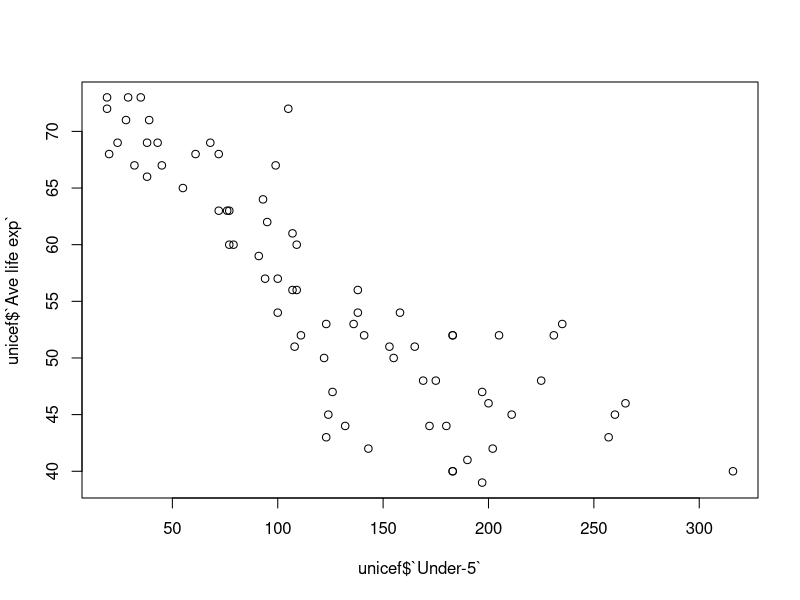
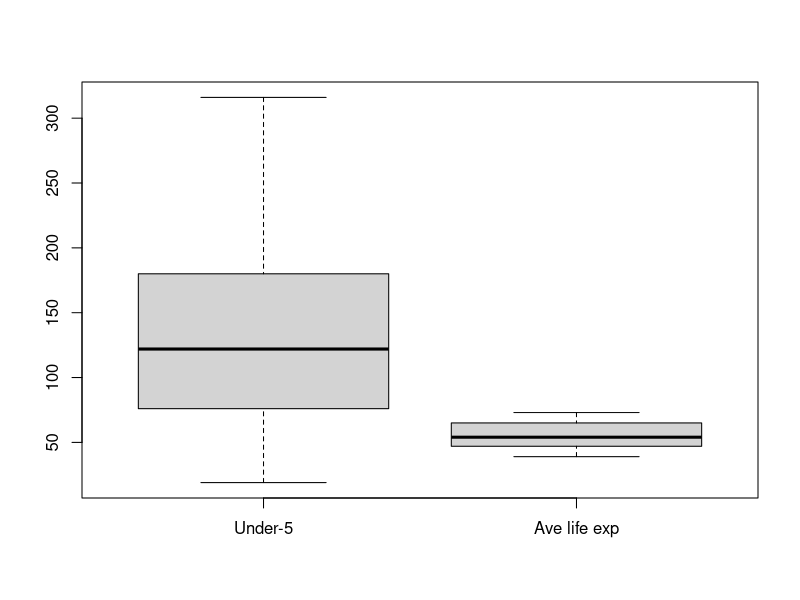
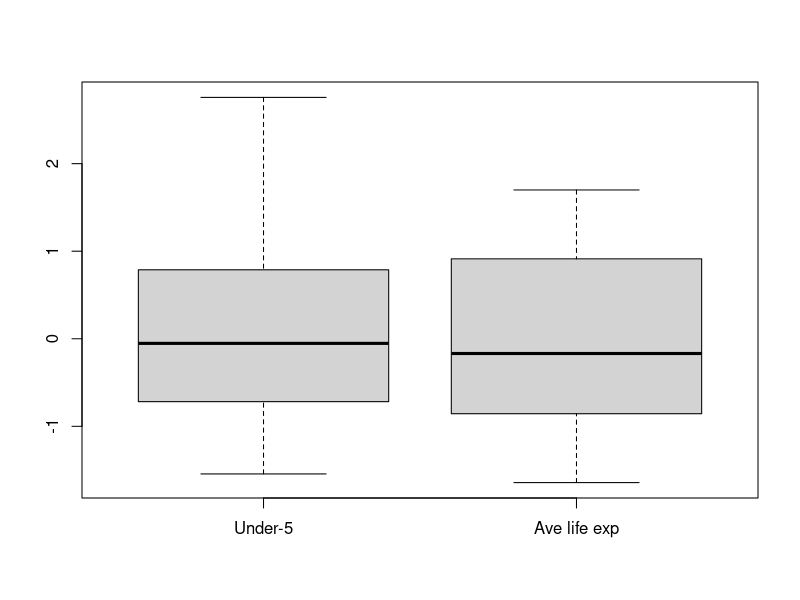
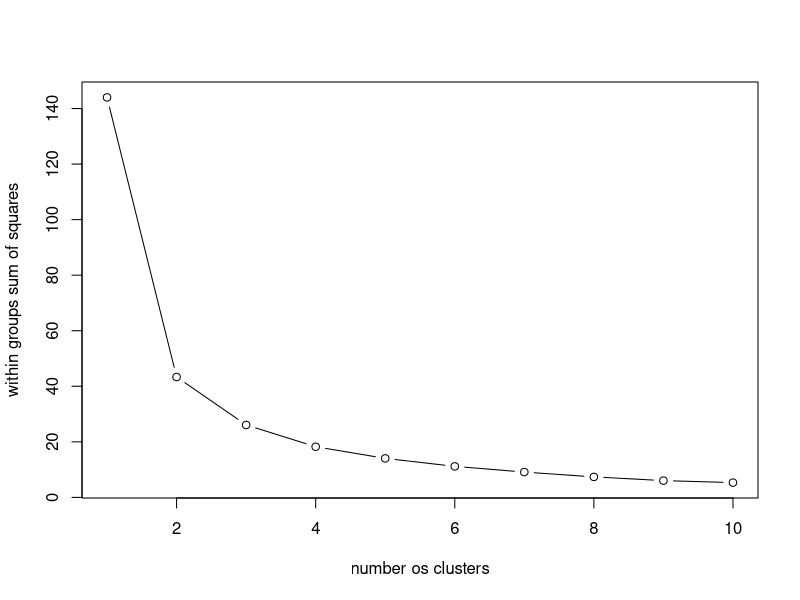
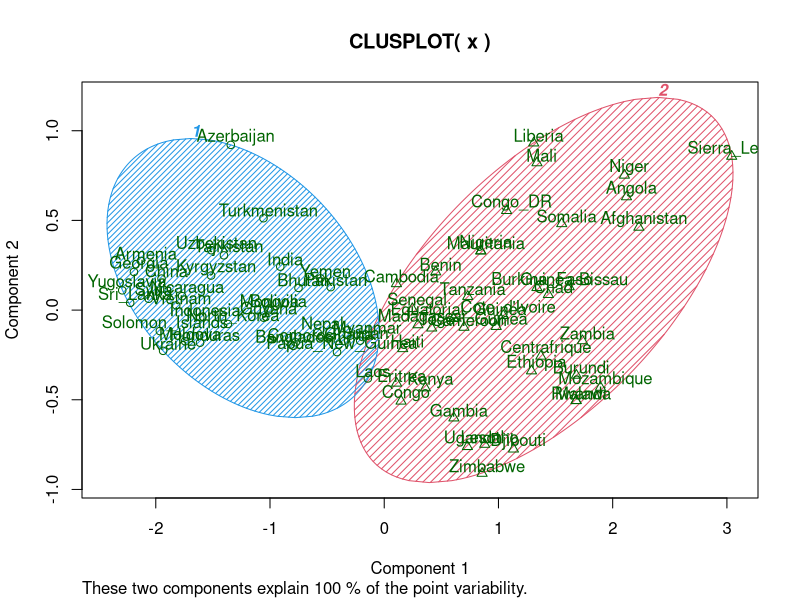

Here is the R script that generated these plots, in order:
install.packages("ks")
install.packages("fpc")
install.packages("broom")
install.packages("tidy")
library(broom)
require(fpc)
library(cluster)
data("unicef",package = "ks")
colSums(is.na(unicef))
head(unicef)
summary(unicef)
plot(unicef$`Under-5`,unicef$`Ave life exp`)
boxplot(unicef)
x<-scale(unicef)
boxplot(x)
set.seed(2018)
fit<-kmeansruns(x,krange = 6,runs = 100)
summary(fit)
head(fit$cluster,3)
tidy(fit)
wssplot<-function(data,nc,seed=1234){
  
  wss<-(nrow(data)-1)*sum(apply(data,2,var))
  for(i in 2:nc){
    set.seed(seed)
    wss[i]<- sum(kmeansruns(data,centers = i)$withinss)
  }
  plot(1:nc,wss,type = "b",xlab = "number os clusters",ylab = "within groups sum of squares")
}
wssplot(x,nc=10)

fitasw<-kmeansruns(x,krange = 2:10,criterion = "asw",critout = FALSE,runs = 100)
clusplot(x,fitasw$cluster,color = TRUE,shade = TRUE,labels = 2,lines = 0)
round(fitasw$centers,3)
comview<-cbind(fitasw$cluster,unicef)
colnames(comview)<-c("cluster","median_under_5","median_life_exp")
tab1<-aggregate(data=comview,median_under_5~cluster,mean)
tab2<-aggregate(data = comview,median_life_exp~cluster,mean)
med<-cbind(tab1,tab2)
med<-med[,-3]
med

country<-rownames(x)
final_cluster<-lapply(1:2,function (cluster) country [fitasw$cluster == cluster])
library(car)
new<-cbind(fitasw$cluster,unicef)
new$`fitasw$cluster`<-recode(new$`fitasw$cluster`,"1=0")
new$`fitasw$cluster`<-recode(new$`fitasw$cluster`,"2=1")

predd<-glm(new$`fitasw$cluster` ~new$`Under-5`+new$`Ave life exp`,data = new,family = binomial(link = 'logit'))
